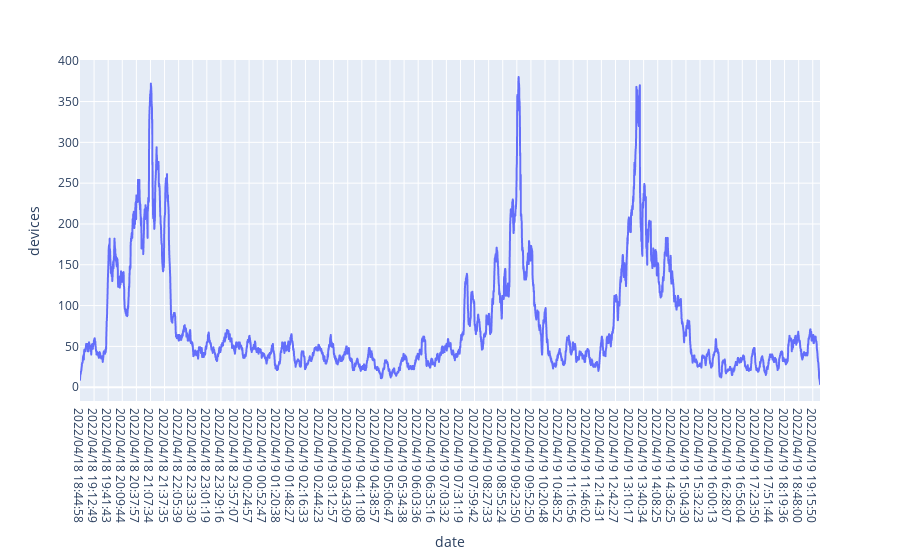

Here is the notebook cell this chart was saved with:
### Code cell
fig.show()

### Figure 1 — Plotly figure (JSON) as saved in the notebook; plotly's stock layout.template omitted (floating-point values rounded to 4 significant figures; data arrays with more than 128 entries replaced by an {"elided": "..."} marker saying what was removed)
{"data": [{"hovertemplate": "date=%{x}<br>devices=%{y}<extra></extra>", "legendgroup": "", "line": {"color": "#636efa", "dash": "solid"}, "marker": {"symbol": "circle"}, "mode": "lines", "name": "", "showlegend": false, "type": "scattergl", "x": {"elided": "5410 str values"}, "xaxis": "x", "y": {"elided": "5410 int values"}, "yaxis": "y"}], "layout": {"legend": {"tracegroupgap": 0}, "margin": {"t": 60}, "xaxis": {"anchor": "y", "domain": [0, 1], "title": {"text": "date"}}, "yaxis": {"anchor": "x", "domain": [0, 1], "title": {"text": "devices"}}}}
